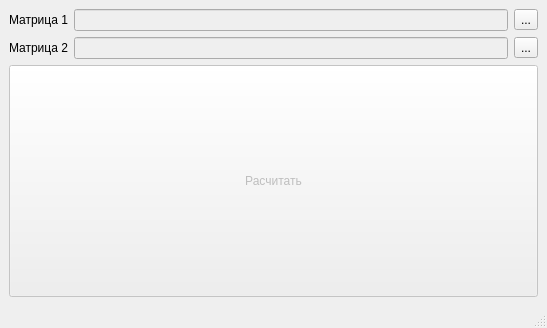
<?xml version="1.0" encoding="UTF-8"?>
<ui version="4.0">
 <class>MainWindow</class>
 <widget class="QMainWindow" name="MainWindow">
  <property name="geometry">
   <rect>
    <x>0</x>
    <y>0</y>
    <width>547</width>
    <height>328</height>
   </rect>
  </property>
  <property name="windowTitle">
   <string>Перемножение матриц</string>
  </property>
  <widget class="QWidget" name="centralwidget">
   <layout class="QVBoxLayout" name="verticalLayout">
    <item>
     <layout class="QHBoxLayout" name="horizontalLayout">
      <item>
       <widget class="QLabel" name="label">
        <property name="text">
         <string>Матрица 1</string>
        </property>
       </widget>
      </item>
      <item>
       <widget class="QLineEdit" name="lineEdit">
        <property name="enabled">
         <bool>false</bool>
        </property>
        <property name="text">
         <string/>
        </property>
       </widget>
      </item>
      <item>
       <widget class="QToolButton" name="toolButton">
        <property name="text">
         <string>...</string>
        </property>
       </widget>
      </item>
     </layout>
    </item>
    <item>
     <layout class="QHBoxLayout" name="horizontalLayout_2">
      <item>
       <widget class="QLabel" name="label_2">
        <property name="text">
         <string>Матрица 2</string>
        </property>
       </widget>
      </item>
      <item>
       <widget class="QLineEdit" name="lineEdit_2">
        <property name="enabled">
         <bool>false</bool>
        </property>
        <property name="text">
         <string/>
        </property>
       </widget>
      </item>
      <item>
       <widget class="QToolButton" name="toolButton_2">
        <property name="text">
         <string>...</string>
        </property>
       </widget>
      </item>
     </layout>
    </item>
    <item>
     <widget class="QPushButton" name="pushButton">
      <property name="enabled">
       <bool>false</bool>
      </property>
      <property name="sizePolicy">
       <sizepolicy hsizetype="Minimum" vsizetype="Minimum">
        <horstretch>0</horstretch>
        <verstretch>0</verstretch>
       </sizepolicy>
      </property>
      <property name="text">
       <string>Расчитать</string>
      </property>
     </widget>
    </item>
   </layout>
  </widget>
  <widget class="QMenuBar" name="menubar">
   <property name="geometry">
    <rect>
     <x>0</x>
     <y>0</y>
     <width>547</width>
     <height>20</height>
    </rect>
   </property>
  </widget>
  <widget class="QStatusBar" name="statusbar"/>
 </widget>
 <resources/>
 <connections/>
</ui>
